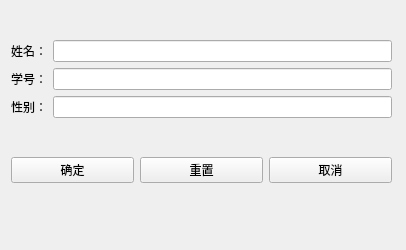
<?xml version="1.0" encoding="UTF-8"?>
<ui version="4.0">
 <class>MainWindow</class>
 <widget class="QMainWindow" name="MainWindow">
  <property name="geometry">
   <rect>
    <x>0</x>
    <y>0</y>
    <width>406</width>
    <height>250</height>
   </rect>
  </property>
  <property name="windowTitle">
   <string>MainWindow</string>
  </property>
  <widget class="QWidget" name="centralwidget">
   <widget class="QWidget" name="">
    <property name="geometry">
     <rect>
      <x>11</x>
      <y>7</y>
      <width>381</width>
      <height>211</height>
     </rect>
    </property>
    <layout class="QVBoxLayout" name="verticalLayout">
     <item>
      <layout class="QGridLayout" name="gridLayout">
       <item row="0" column="0">
        <widget class="QLabel" name="label_2">
         <property name="text">
          <string>姓名：</string>
         </property>
        </widget>
       </item>
       <item row="0" column="1">
        <widget class="QLineEdit" name="lineEdit"/>
       </item>
       <item row="1" column="0">
        <widget class="QLabel" name="label">
         <property name="lineWidth">
          <number>1</number>
         </property>
         <property name="text">
          <string>学号：</string>
         </property>
        </widget>
       </item>
       <item row="1" column="1">
        <widget class="QLineEdit" name="lineEdit_3"/>
       </item>
       <item row="2" column="0">
        <widget class="QLabel" name="label_3">
         <property name="text">
          <string>性别：</string>
         </property>
        </widget>
       </item>
       <item row="2" column="1">
        <widget class="QLineEdit" name="lineEdit_2"/>
       </item>
      </layout>
     </item>
     <item>
      <layout class="QHBoxLayout" name="horizontalLayout">
       <item>
        <widget class="QPushButton" name="pushButton">
         <property name="text">
          <string>确定</string>
         </property>
        </widget>
       </item>
       <item>
        <widget class="QPushButton" name="pushButton_2">
         <property name="text">
          <string>重置</string>
         </property>
        </widget>
       </item>
       <item>
        <widget class="QPushButton" name="pushButton_3">
         <property name="text">
          <string>取消</string>
         </property>
        </widget>
       </item>
      </layout>
     </item>
    </layout>
   </widget>
  </widget>
  <widget class="QMenuBar" name="menubar">
   <property name="geometry">
    <rect>
     <x>0</x>
     <y>0</y>
     <width>406</width>
     <height>23</height>
    </rect>
   </property>
  </widget>
 </widget>
 <resources/>
 <connections>
  <connection>
   <sender>pushButton_2</sender>
   <signal>clicked()</signal>
   <receiver>lineEdit</receiver>
   <slot>clear()</slot>
   <hints>
    <hint type="sourcelabel">
     <x>205</x>
     <y>192</y>
    </hint>
    <hint type="destinationlabel">
     <x>225</x>
     <y>47</y>
    </hint>
   </hints>
  </connection>
  <connection>
   <sender>pushButton_2</sender>
   <signal>clicked()</signal>
   <receiver>lineEdit_2</receiver>
   <slot>clear()</slot>
   <hints>
    <hint type="sourcelabel">
     <x>205</x>
     <y>192</y>
    </hint>
    <hint type="destinationlabel">
     <x>225</x>
     <y>111</y>
    </hint>
   </hints>
  </connection>
  <connection>
   <sender>pushButton_2</sender>
   <signal>clicked()</signal>
   <receiver>lineEdit_3</receiver>
   <slot>clear()</slot>
   <hints>
    <hint type="sourcelabel">
     <x>205</x>
     <y>192</y>
    </hint>
    <hint type="destinationlabel">
     <x>225</x>
     <y>79</y>
    </hint>
   </hints>
  </connection>
 </connections>
</ui>
